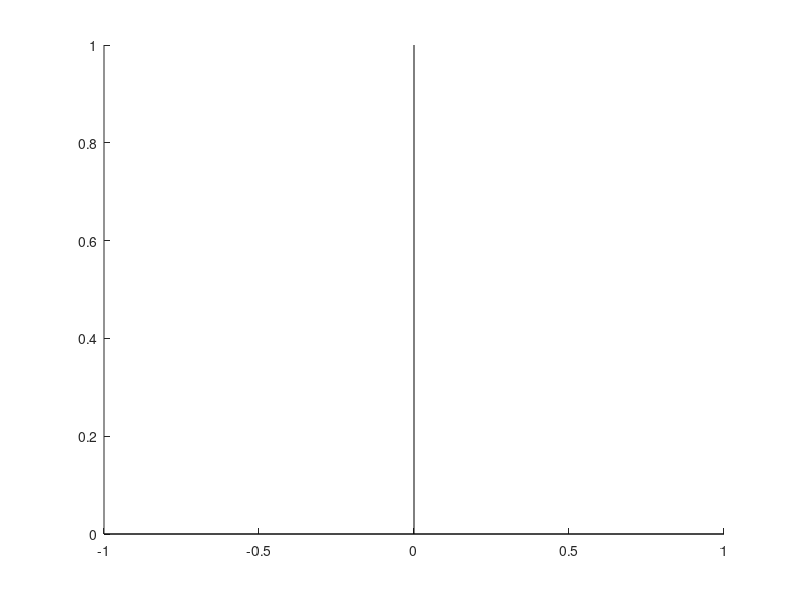

Reproduce this figure in MATLAB.
% McKinnon initial simplex
function draw_axes()
  xline = @(xval, varargin) line([xval xval], ylim, varargin{:});
  yline = @(yval, varargin) line(xlim, [yval yval], varargin{:});

  xline(0, 'color', 'black');
  yline(0, 'color', 'black');
end
